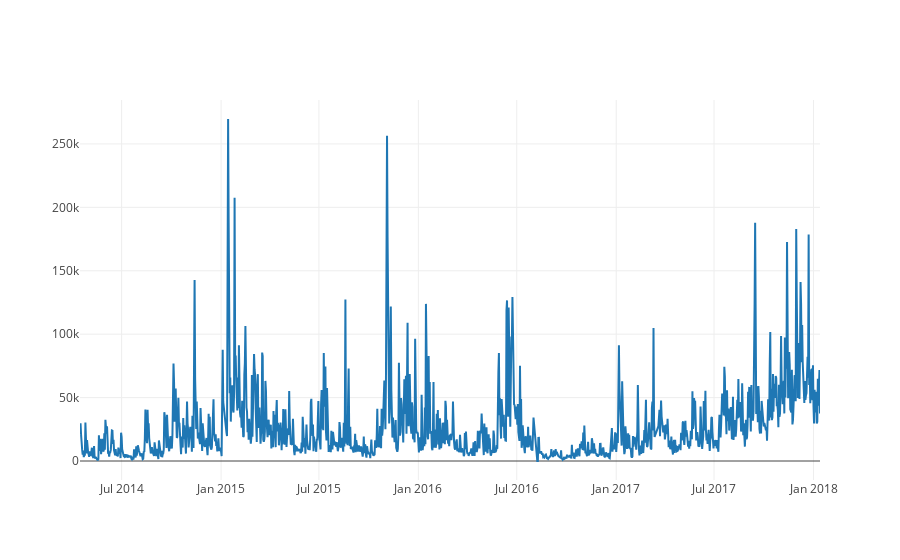

Notebook code for this chart:
### Code cell
py.iplot([plotData])

### Figure 1 — Plotly figure (JSON) as saved in the notebook; plotly's stock layout.template omitted (floating-point values rounded to 4 significant figures; data arrays with more than 128 entries replaced by an {"elided": "..."} marker saying what was removed)
{"data": [{"type": "scatter", "x": {"elided": "1338 str values"}, "y": {"elided": "1338 float values"}}], "layout": {}}
